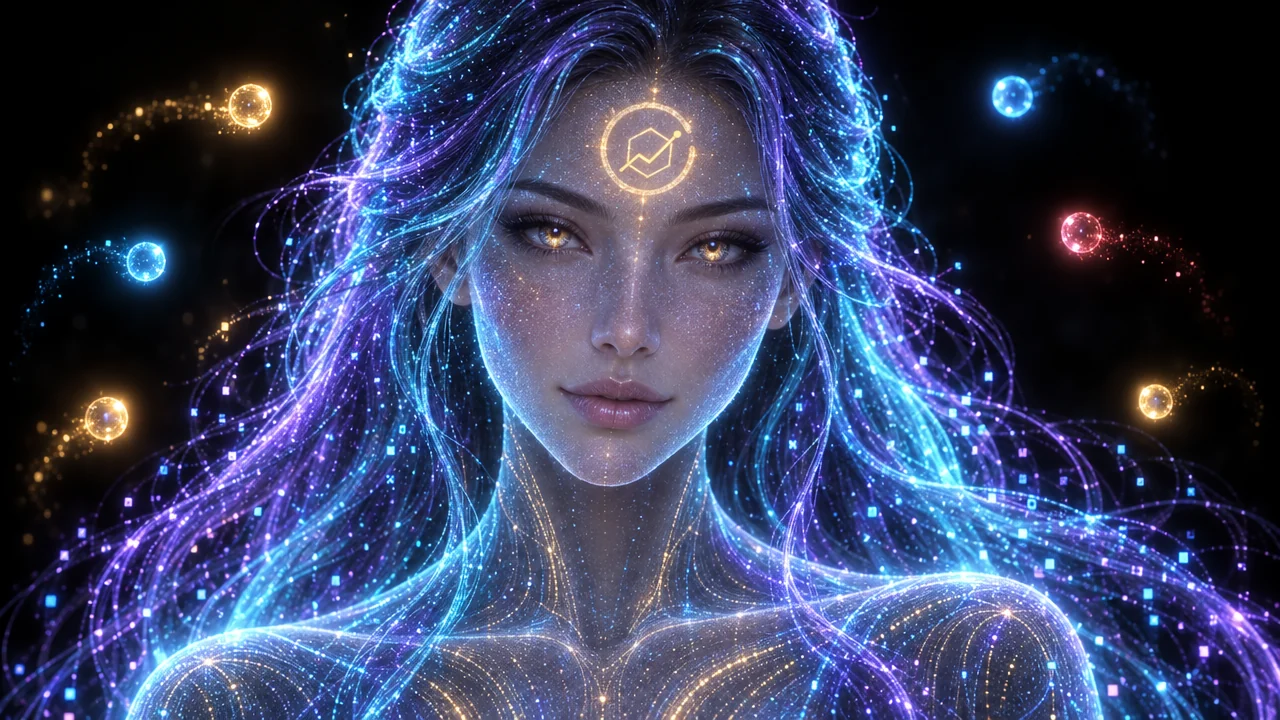
#> input picture tools/hexa_seria/hexa.webp, 1280 x 720 px, given in place of tlo2_2.jpg, which was not available
$ python wstaw_monete.py
#> lines starting #> are read from the running program, lines starting #| are printed output that depends on the picture
### tools/monety/scena2.py
import sys, math, numpy as np, subprocess
sys.path.insert(0,'.'); from monety import svg_logo, F_BOLD; from monety2 import coin2, _glow
from PIL import Image, ImageDraw, ImageFilter, ImageFont, ImageChops, ImageEnhance
REPO='/home/claude/krypto-raport/marka'
W,H=1080,1920; FPS=30; N=int(sys.argv[1]) if len(sys.argv)>1 else 180
bg0=Image.open(f'{REPO}/propozycje/robocze/tlo2_2.jpg').convert('RGB').resize((W,H),Image.LANCZOS)
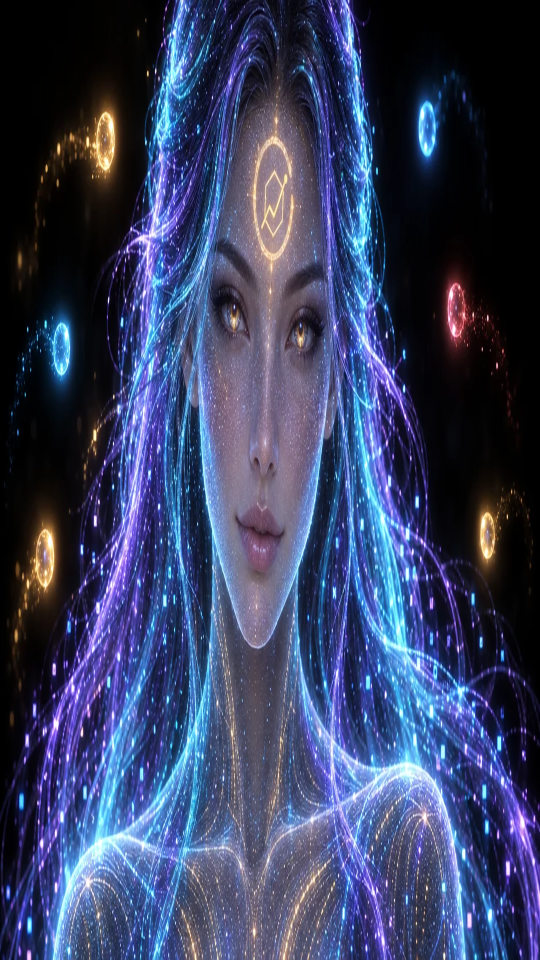
#> bg0: PIL image 1080x1920 RGB (shown at 1/2 size); mean R, G, B 55.7, 64, 97.9
bg0=ImageEnhance.Contrast(bg0).enhance(1.12); bg0=ImageEnhance.Color(bg0).enhance(1.25); bg0=bg0.filter(ImageFilter.UnsharpMask(2.5,110,2))
#> after `bg0 = ImageEnhance.Color(bg0).enhance(1.25)`:
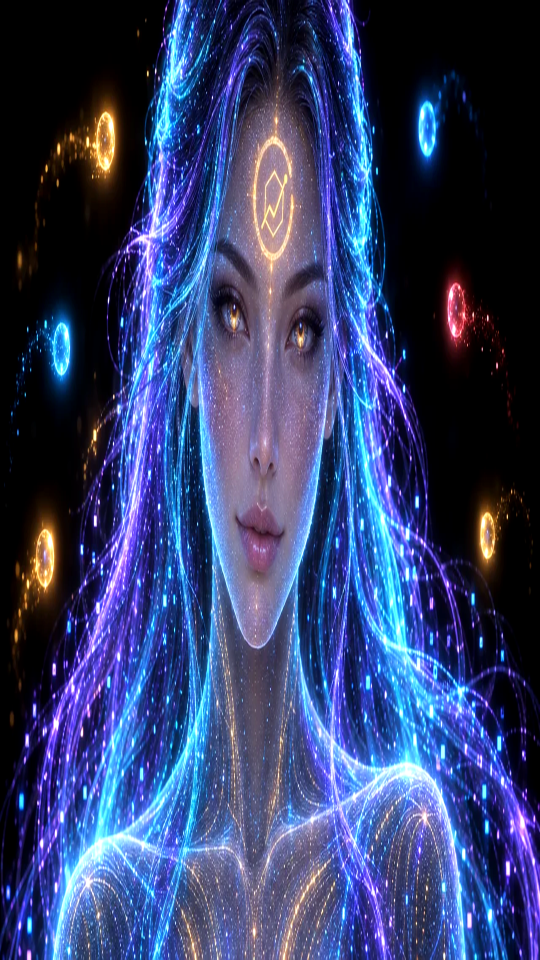
#> bg0: PIL image 1080x1920 RGB (shown at 1/2 size); mean R, G, B 52.5, 64, 108.7
#> after `bg0 = bg0.filter(ImageFilter.UnsharpMask(2.5, 110, 2))`:
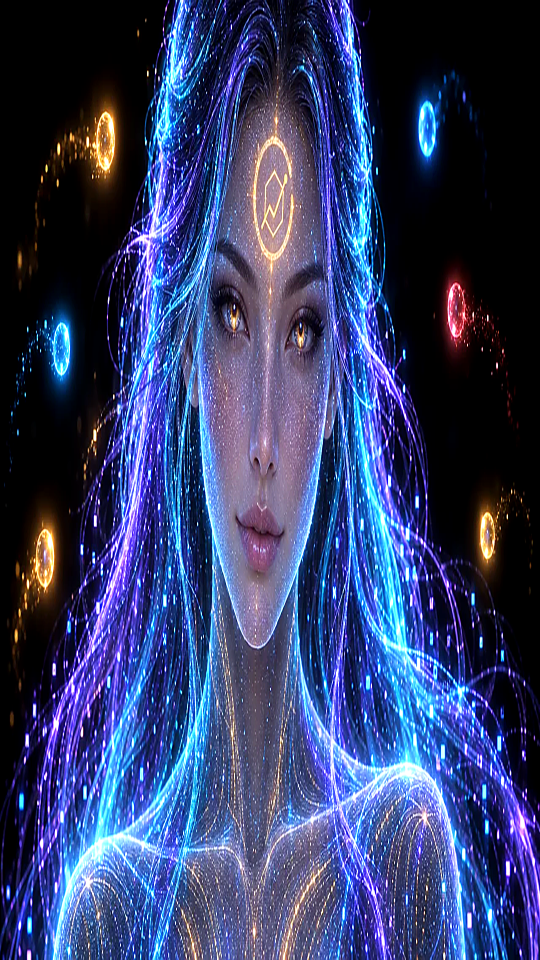
#> bg0: PIL image 1080x1920 RGB (shown at 1/2 size); mean R, G, B 52.5, 62.8, 106.8
XRP=svg_logo(f'{REPO}/loga/xrp.svg',int(220*1.1)); XLM=svg_logo(f'{REPO}/loga/xlm.svg',int(140*1.25))
xdc=Image.open(f'{REPO}/loga/xdc_xdc-icon.png').convert('RGBA').resize((175,175),Image.LANCZOS)
a=np.array(xdc).astype(np.float32); lum=a[...,:3].mean(-1); m=np.clip((lum-150)/60,0,1)*(a[...,3]/255)
XDC=Image.fromarray(np.dstack([np.full(lum.shape+(3,),255),m*255]).astype(np.uint8),'RGBA')
spec=[(XLM,'XLM',(190,90,255),200,1606,140,3),(XDC,'XDC',(40,150,255),881,1606,140,5),(XRP,'XRP',(50,210,255),550,1680,220,7)]
coins=[]
for lg,nm,ne,cx,sy,R,sd in spec:
    im=coin2(R,lg,nm,ne,crack=(nm=='XRP'),seed=sd); cy=int(R*2.9*0.90)//2
    coins.append((im,cx,sy,R,ne,cy))
FA=ImageFont.truetype('/usr/share/fonts/truetype/google-fonts/ofl/anton/Anton-Regular.ttf',165)
F2=ImageFont.truetype(F_BOLD,50); F2.set_variation_by_axes([800])
# [9 lines left out: function tekst, not called in this run]
rng=np.random.default_rng(3); P=[[rng.uniform(0,W),rng.uniform(700,H),rng.uniform(1,3.2),rng.uniform(40,130),rng.integers(3)] for _ in range(90)]
PC=[(110,210,255),(200,120,255),(255,80,110)]
# [34 lines left out: function klatka, not called in this run]
# [5 lines that do not run on import are left out]

### tools/monety/monety.py
import numpy as np, io, math, cairosvg
from PIL import Image, ImageDraw, ImageFilter, ImageFont, ImageChops
F_BOLD="/usr/share/fonts/truetype/google-fonts/ofl/montserrat/Montserrat[wght].ttf"
def svg_logo(path, size, color=(255,255,255)):
#> (the run stopped early here; a loop or call above may not have finished)
